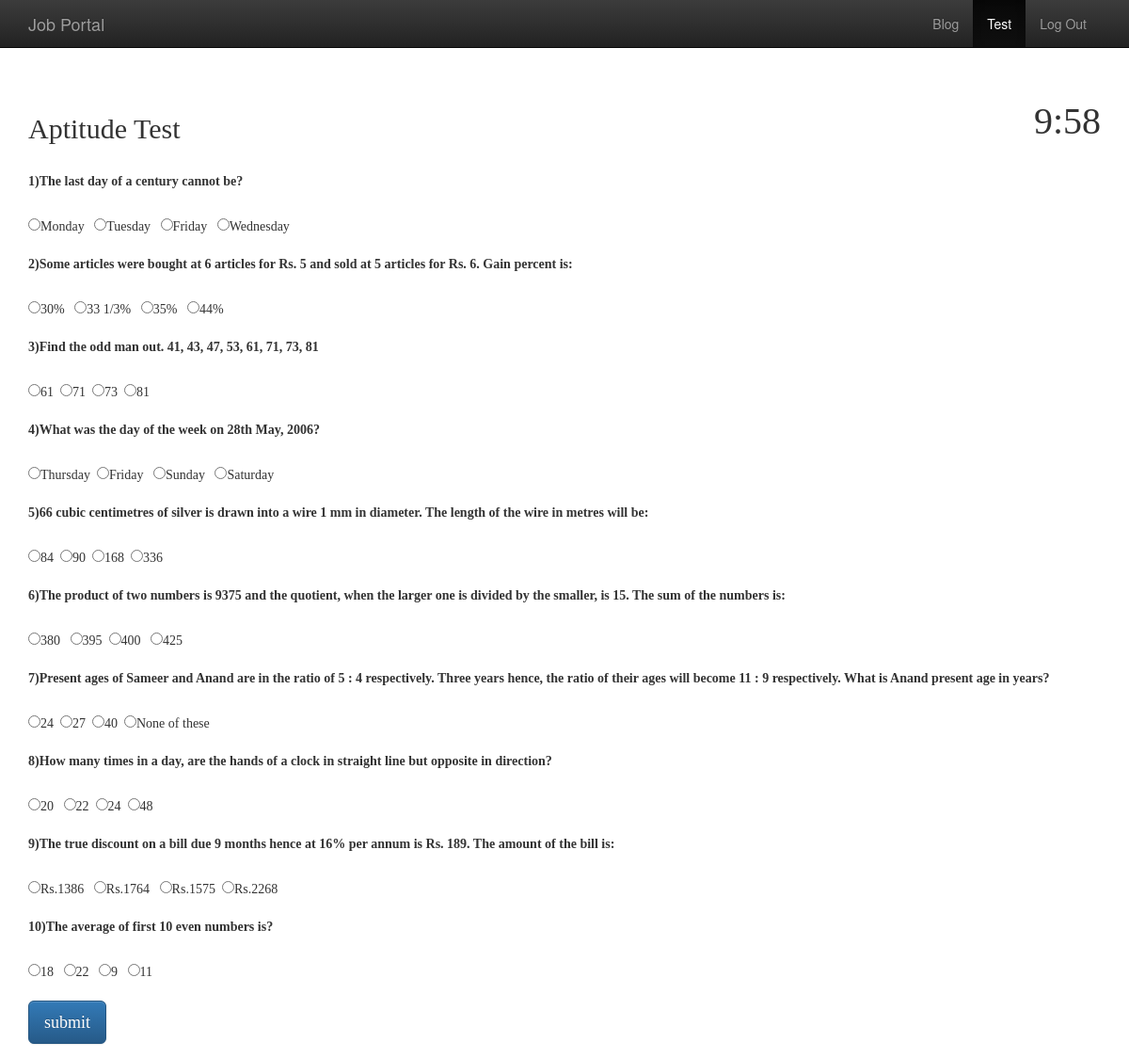
Screenshot of /test.php (signed in) with the database file from the repository.
### tables this page shows
CREATE TABLE IF NOT EXISTS `gen` (
  `id` int(100) NOT NULL AUTO_INCREMENT,
  `tests` varchar(100) NOT NULL,
  `que` varchar(300) NOT NULL,
  `option1` varchar(200) NOT NULL,
  `option2` varchar(200) NOT NULL,
  `option3` varchar(200) NOT NULL,
  `option4` varchar(200) NOT NULL,
  `answers` varchar(100) NOT NULL,
  PRIMARY KEY (`id`)
);

### test.php (the view, shortened to what this page needs)
<html>
<head>
<link rel="stylesheet" text="text/css" href="css/bootstrap.min.css">
<link rel="stylesheet" text="text/css" href="css/bootstrap-theme.min.css">
<link rel="stylesheet" text="text/css" href="css/style.css">
</head>
<body>
<nav class="navbar navbar-inverse navbar-fixed-top" id="my-navbar">
<div class="container">
<div class="nav-header logo">
<a href="index.php" class="navbar-brand pull-left">Job Portal</a>
</div>
<div class="collapse navbar-collapse menu">
<ul class="nav navbar-nav pull-right" >
<li><a href="blog.php">Blog</a></li>
<li class="active"><a href="#">Test</a></li>
<li><a href="alogout.php">Log Out</a></li>
</ul>
</div>
</div>
</nav>
<div class="container text-left"  style="margin-top:100px;font-style:bold;font-family:Times New Roman">
<div id="countdown" class="pull-right" style="font-style:bold;font-size:40px;">00:00</div>
<h2>Aptitude Test</h2><br/>
<form   action=" " method="post">
<div class="form-group">
<?php
	if(isset($_SESSION['id']))
	{
			$sql="select * from gen where tests='Aptitude' ORDER BY RAND() LIMIT 10";
			$res=mysql_query($sql) or die(mysql_error());
			$i=1;
			while($row=mysql_fetch_array($res))
			{
				echo "<label>";
				echo $i;
				echo ")".$row['que']."</label><br/><br/>";?>
				<?php
				echo "<input type='radio' name='ans1".$i."'  class='gr1' value=1 onclick='chkcontrol(0)';>" .$row['option1']."&nbsp&nbsp";
				echo "<input type='radio' name='ans1".$i."'  class='gr1' value=2 onclick='chkcontrol(1)';>" .$row['option2']."&nbsp&nbsp";
				echo "<input type='radio' name='ans1".$i."'  class='gr1' value=3 onclick='chkcontrol(2)';>" .$row['option3']."&nbsp&nbsp";
				echo "<input type='radio' name='ans1".$i."'  class='gr1' value=4 onclick='chkcontrol(3)';>" .$row['option4']."&nbsp&nbsp<br/><br/>";
				$i++;
			}
	}
?>
<input type="submit" value="submit" name="finish" class="btn btn-lg btn-primary" data-toggle="modal" data-target="#myModal">
</form>
</div>
</body>
</html>

### rows the page displays
gen: que "The last day of a century cannot be?", option1 "Monday", option2 "Tuesday", option3 "Friday", option4 "Wednesday"
gen: que "Some articles were bought at 6 articles for Rs. 5 and sold at 5 articles for Rs. 6. Gain percent is:", option1 "30%", option2 "33 1/3%", option3 "35%", option4 "44%"
gen: que "Find the odd man out. 41, 43, 47, 53, 61, 71, 73, 81", option1 "61", option2 "71", option3 "73", option4 "81"
gen: que "What was the day of the week on 28th May, 2006?", option1 "Thursday", option2 "Friday", option3 "Sunday", option4 "Saturday"
gen: que "66 cubic centimetres of silver is drawn into a wire 1 mm in diameter. The length of the wire in metres will be:", option1 "84", option2 "90", option3 "168", option4 "336"
gen: que "The product of two numbers is 9375 and the quotient, when the larger one is divided by the smaller, is 15. The sum of the numbers is:", option1 "380", option2 "395", option3 "400", option4 "425"
gen: que "Present ages of Sameer and Anand are in the ratio of 5 : 4 respectively. Three years hence, the ratio of their ages will become 11 : 9 respectively. What is Anand present age in years?", option1 "24", option2 "27", option3 "40", option4 "None of these"
gen: que "How many times in a day, are the hands of a clock in straight line but opposite in direction?", option1 "20", option2 "22", option3 "24", option4 "48"
gen: que "The true discount on a bill due 9 months hence at 16% per annum is Rs. 189. The amount of the bill is:", option1 "Rs.1386", option2 "Rs.1764", option3 "Rs.1575", option4 "Rs.2268"
gen: que "The average of first 10 even numbers is?", option1 "18", option2 "22", option3 "9", option4 "11"
